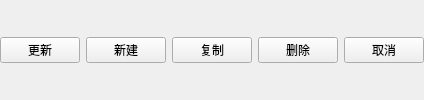
         <widget class="QFrame" name="frame_59">
          <property name="sizePolicy">
           <sizepolicy hsizetype="Preferred" vsizetype="Minimum">
            <horstretch>0</horstretch>
            <verstretch>0</verstretch>
           </sizepolicy>
          </property>
          <property name="frameShape">
           <enum>QFrame::NoFrame</enum>
          </property>
          <property name="frameShadow">
           <enum>QFrame::Raised</enum>
          </property>
          <layout class="QHBoxLayout" name="horizontalLayout_49">
           <property name="leftMargin">
            <number>0</number>
           </property>
           <property name="topMargin">
            <number>0</number>
           </property>
           <property name="rightMargin">
            <number>0</number>
           </property>
           <property name="bottomMargin">
            <number>0</number>
           </property>
           <item>
            <widget class="QPushButton" name="pushButton_materialUpdate">
             <property name="text">
              <string>更新</string>
             </property>
            </widget>
           </item>
           <item>
            <widget class="QPushButton" name="pushButton_materialNew">
             <property name="text">
              <string>新建</string>
             </property>
            </widget>
           </item>
           <item>
            <widget class="QPushButton" name="pushButton_materialCopy">
             <property name="text">
              <string>复制</string>
             </property>
            </widget>
           </item>
           <item>
            <widget class="QPushButton" name="pushButton_materialDelete">
             <property name="text">
              <string>删除</string>
             </property>
            </widget>
           </item>
           <item>
            <widget class="QPushButton" name="pushButton_materialCancel">
             <property name="text">
              <string>取消</string>
             </property>
            </widget>
           </item>
          </layout>
         </widget>
